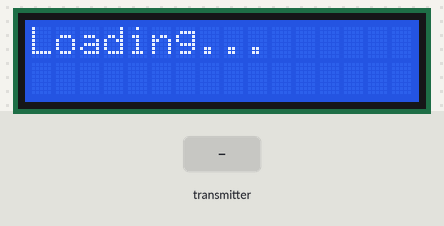
The sketch below on a simulated Arduino Uno, built with avr-gcc and run on an emulated ATmega328P. Shown: 16×2 character LCD. The test bench sets the inputs (shaded band). The local clock reads 2024-03-15 10:24:30 at power-on unless the sketch sets it; no radio packets arrive unless stated; what the sketch prints to the serial monitor is not drawn.

Above: at 2.2 s.
2.3 s: the transmitter starts sending data.0 = 0
At 3.5 s:
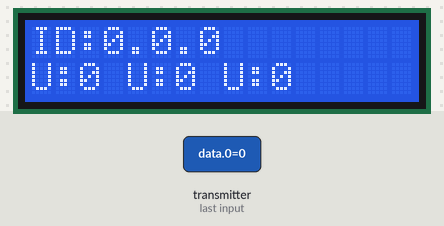
3.8 s: the transmitter starts sending data.1 = 256
At 4.3 s:
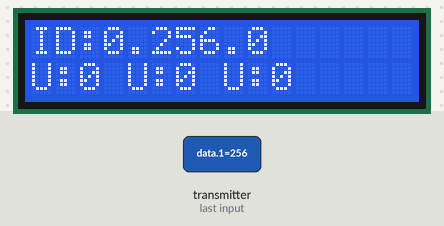
5.5 s: the transmitter starts sending data.2 = 256
At 6.2 s:
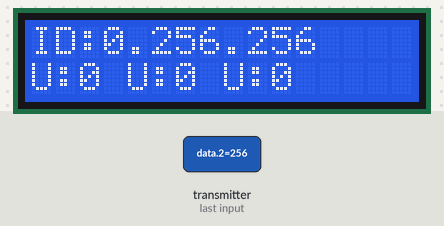
7.2 s: the transmitter starts sending data.0 = 256
At 8.7 s:
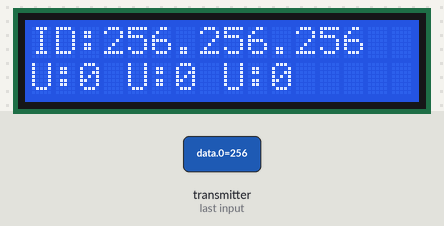
9.0 s: the transmitter starts sending data.1 = 1023
At 10.5 s:
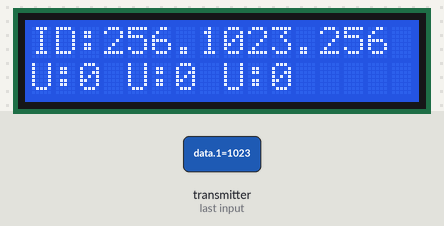
10.8 s: the transmitter starts sending data.2 = 1023
At 12.0 s:
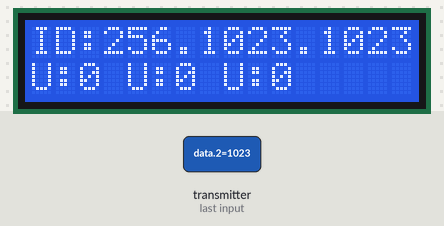
Timing chart, 0 to 13.4 s (numbered marks = the images above; inputs shaded):
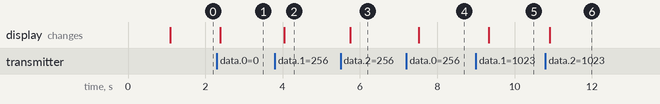

Measured:
- after the input at 2.3 s, the display: changes after 0.08 s (image 1)
- after the input at 3.8 s, the display: changes after 0.24 s (image 2)
- after the input at 5.5 s, the display: changes after 0.25 s (image 3)
- after the input at 7.2 s, the display: changes after 0.32 s (image 4)
- after the input at 9.0 s, the display: changes after 0.33 s (image 5)
- after the input at 10.8 s, the display: changes after 0.10 s (image 6)

The sketch:

SensorHub.ino
```cpp
/*
Code based on examples provided by:
 http://arduino-info.wikispaces.com/Nrf24L01-2.4GHz-HowTo
 */

/*-----( Import needed libraries )-----*/
#include <SPI.h>
#include <nRF24L01.h>
#include <RF24.h>
/* RTC */
#include <stdio.h>
#include <string.h>
#include <DS1302.h>
/* LCD 1602 */
#include <Wire.h>
#include <LiquidCrystal_I2C.h>

/*-----( Declare Constants and Pin Numbers )-----*/
#define NRF_CE_PIN   9
#define NRF_CSN_PIN 10

// NOTE: the "LL" at the end of the constant is "LongLong" type
const uint64_t pipe = 0xE8E8F0F0E1LL; // Define the transmit pipe

/*-----( Declare objects )-----*/
RF24 radio(NRF_CE_PIN, NRF_CSN_PIN); // Create a Radio

/*-----( Declare Variables )-----*/
int data[6];

/* RTC */
uint8_t RTC_CE_PIN   = 5;
uint8_t RTC_IO_PIN   = 6;
uint8_t RTC_SCLK_PIN = 7;

/* Create buffers */
char buf[50];
char day[10];

/* Create a DS1302 object */
DS1302 rtc(RTC_CE_PIN, RTC_IO_PIN, RTC_SCLK_PIN);


LiquidCrystal_I2C lcd(0x3F,16,2);  // set the LCD address to 0x27 for a 16 chars and 2 line display

const int lightSensorCode = 1;
const int soilMoistureSensorCode = 2;
const int temperatureSensorCode = 3;

int sensorValues[3];

int sensorCodes[3];

int sensorPosition = 0;

int currentId[3];
/*char lightSensorLetter = "L";
 char soilMoistureSensorLetter = "M";
 char temperatureSensorLetter = "T";
 */

long previousMillis = 0;        // will store last time LED was updated

// the follow variables is a long because the time, measured in miliseconds,
// will quickly become a bigger number than can be stored in an int.
long interval = 250;

long lastReceive = 0;
long receiveTimeout = 3000;

void setup()
{
  Serial.begin(9600);
  delay(1000);
  Serial.println("Nrf24L01 Receiver Starting");
  radio.begin();
  radio.openReadingPipe(1,pipe);
  radio.startListening();

  lcd.init();                      // initialize the lcd

  // Print a message to the LCD.
  lcd.backlight();
  lcd.print("Loading...");

  sensorValues[0] = 0;
  sensorValues[1] = 0;
  sensorValues[2] = 0;

  sensorCodes[0] = 0;
  sensorCodes[1] = 0;
  sensorCodes[2] = 0;

  currentId[0] = 0;
  currentId[1] = 0;
  currentId[2] = 0;
}

void loop()
{
  if ( radio.available() )
  {
    // Read the data payload until we've received everything
    bool done = false;
    while (!done)
    {
      lastReceive = millis();

      // Fetch the data payload
      done = radio.read( data, sizeof(data) );
      Serial.print("D;");
      Serial.print("T:");
      Serial.print(getTime());
      Serial.print(";");
      Serial.print("Id:");
      Serial.print(data[0]);
      Serial.print(".");
      Serial.print(data[1]);
      Serial.print(".");
      Serial.print(data[2]);
      Serial.print(";");
      Serial.print("#:");
      Serial.print(data[3]);
      Serial.print("S:");
      Serial.print(data[4]);
      Serial.print(";");
      Serial.print("V:");
      Serial.print(data[5]);
      Serial.print(";");
      Serial.println();

      int sensorNumber = data[3];

      sensorValues[sensorNumber-1] = data[5];
      sensorCodes[sensorNumber-1] = data[4];
      Serial.println(sensorPosition);

      currentId[0] = data[0];
      currentId[1] = data[1];
      currentId[2] = data[2];

      //if (sensorPosition >= 2)
        refreshLCD();

      if (sensorPosition >= 2)
        sensorPosition = 0;
      else
        sensorPosition++;

    }
    sensorPosition = 0;
  }
  else
  {
    Serial.println("No radio available");
    sensorPosition = 0;
  }

  if (millis() > lastReceive + receiveTimeout)
  {
    Serial.println("No signal");
    lcd.clear();
    lcd.setCursor(0, 0);
    lcd.print("No signal");
  }
}

char* getTime()
{
  char dateTime[60];

  /* Get the current time and date from the chip */
  Time t = rtc.time();

  /* Format the time and date */
  snprintf(dateTime, sizeof(dateTime), "%04d-%02d-%02d %02d:%02d:%02d",
  t.yr, t.mon, t.date,
  t.hr, t.min, t.sec);

  return dateTime;
}

char getSensorLetter(int sensorCode)
{
  switch(sensorCode)
  {
  case lightSensorCode:
    return 'L';//lightSensorLetter;
  case temperatureSensorCode:
    return 'T';//temperatureSensorLetter;
  case soilMoistureSensorCode:
    return 'M';//soilMoistureSensorLetter;
  }

  return 'U';
}

void refreshLCD()
{
  Serial.println("Refreshing LCD");

  bool idNotEmpty = currentId[0] > 0
    && currentId[1] > 0
    && currentId[2] > 0;

  if(millis() - previousMillis > interval) {
    previousMillis = millis();
    lcd.clear();
    lcd.setCursor(0,0);

    lcd.print("ID:");
    lcd.print(currentId[0]);
    lcd.print(".");
    lcd.print(currentId[1]);
    lcd.print(".");
    lcd.print(currentId[2]);
    lcd.setCursor(0,1);
    for (int i = 0; i < 3; i++)
    {
      lcd.print(getSensorLetter(sensorCodes[i]));
      lcd.print(":");
      lcd.print(sensorValues[i]);
      lcd.print(" ");
    }
  }
}
```
